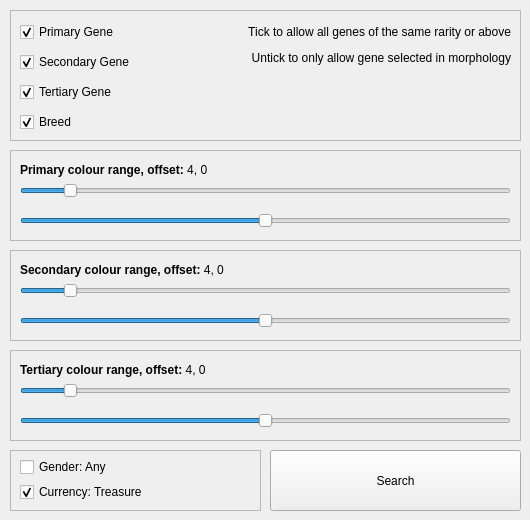
    <widget class="QWidget" name="search">
     <attribute name="title">
      <string>Search</string>
     </attribute>
     <widget class="QFrame" name="primarycoloursearchframe">
      <property name="geometry">
       <rect>
        <x>10</x>
        <y>150</y>
        <width>511</width>
        <height>91</height>
       </rect>
      </property>
      <property name="frameShape">
       <enum>QFrame::Shape::StyledPanel</enum>
      </property>
      <property name="frameShadow">
       <enum>QFrame::Shadow::Raised</enum>
      </property>
      <widget class="QLabel" name="primarycoloursearchlabel">
       <property name="geometry">
        <rect>
         <x>10</x>
         <y>10</y>
         <width>491</width>
         <height>20</height>
        </rect>
       </property>
       <property name="text">
        <string>&lt;html&gt;&lt;head/&gt;&lt;body&gt;&lt;p&gt;&lt;span style=&quot; font-weight:700;&quot;&gt;Primary colour range, offset:&lt;/span&gt; 4, 0&lt;/p&gt;&lt;/body&gt;&lt;/html&gt;</string>
       </property>
      </widget>
      <widget class="QSlider" name="primarycolourrangeslider">
       <property name="geometry">
        <rect>
         <x>10</x>
         <y>30</y>
         <width>491</width>
         <height>22</height>
        </rect>
       </property>
       <property name="maximum">
        <number>44</number>
       </property>
       <property name="value">
        <number>4</number>
       </property>
       <property name="orientation">
        <enum>Qt::Orientation::Horizontal</enum>
       </property>
       <property name="tickPosition">
        <enum>QSlider::TickPosition::NoTicks</enum>
       </property>
      </widget>
      <widget class="QSlider" name="primarycolouroffsetslider">
       <property name="geometry">
        <rect>
         <x>10</x>
         <y>60</y>
         <width>491</width>
         <height>22</height>
        </rect>
       </property>
       <property name="minimum">
        <number>0</number>
       </property>
       <property name="maximum">
        <number>50</number>
       </property>
       <property name="value">
        <number>25</number>
       </property>
       <property name="sliderPosition">
        <number>25</number>
       </property>
       <property name="orientation">
        <enum>Qt::Orientation::Horizontal</enum>
       </property>
       <property name="tickPosition">
        <enum>QSlider::TickPosition::NoTicks</enum>
       </property>
      </widget>
     </widget>
     <widget class="QFrame" name="checkboxframe">
      <property name="geometry">
       <rect>
        <x>10</x>
        <y>10</y>
        <width>511</width>
        <height>131</height>
       </rect>
      </property>
      <property name="frameShape">
       <enum>QFrame::Shape::StyledPanel</enum>
      </property>
      <property name="frameShadow">
       <enum>QFrame::Shadow::Raised</enum>
      </property>
      <widget class="QCheckBox" name="primarygenecheckbox">
       <property name="geometry">
        <rect>
         <x>10</x>
         <y>10</y>
         <width>241</width>
         <height>24</height>
        </rect>
       </property>
       <property name="text">
        <string>Primary Gene</string>
       </property>
       <property name="checked">
        <bool>true</bool>
       </property>
      </widget>
      <widget class="QCheckBox" name="secondarygenecheckbox">
       <property name="geometry">
        <rect>
         <x>10</x>
         <y>40</y>
         <width>241</width>
         <height>24</height>
        </rect>
       </property>
       <property name="text">
        <string>Secondary Gene</string>
       </property>
       <property name="checked">
        <bool>true</bool>
       </property>
      </widget>
      <widget class="QCheckBox" name="tertiarygenecheckbox">
       <property name="geometry">
        <rect>
         <x>10</x>
         <y>70</y>
         <width>241</width>
         <height>24</height>
        </rect>
       </property>
       <property name="text">
        <string>Tertiary Gene</string>
       </property>
       <property name="checked">
        <bool>true</bool>
       </property>
      </widget>
      <widget class="QCheckBox" name="breedcheckbox">
       <property name="geometry">
        <rect>
         <x>10</x>
         <y>100</y>
         <width>241</width>
         <height>24</height>
        </rect>
       </property>
       <property name="text">
        <string>Breed</string>
       </property>
       <property name="checked">
        <bool>true</bool>
       </property>
      </widget>
      <widget class="QLabel" name="label_7">
       <property name="geometry">
        <rect>
         <x>160</x>
         <y>10</y>
         <width>341</width>
         <height>51</height>
        </rect>
       </property>
       <property name="text">
        <string>&lt;html&gt;&lt;head/&gt;&lt;body&gt;&lt;p align=&quot;right&quot;&gt;Tick to allow all genes of the same rarity or above&lt;/p&gt;&lt;p align=&quot;right&quot;&gt;Untick to only allow gene selected in morphology&lt;/p&gt;&lt;/body&gt;&lt;/html&gt;</string>
       </property>
       <property name="wordWrap">
        <bool>true</bool>
       </property>
      </widget>
     </widget>
     <widget class="QPushButton" name="pushButton">
      <property name="geometry">
       <rect>
        <x>270</x>
        <y>450</y>
        <width>251</width>
        <height>61</height>
       </rect>
      </property>
      <property name="text">
       <string>Search</string>
      </property>
     </widget>
     <widget class="QFrame" name="secondarycoloursearchframe">
      <property name="geometry">
       <rect>
        <x>10</x>
        <y>250</y>
        <width>511</width>
        <height>91</height>
       </rect>
      </property>
      <property name="frameShape">
       <enum>QFrame::Shape::StyledPanel</enum>
      </property>
      <property name="frameShadow">
       <enum>QFrame::Shadow::Raised</enum>
      </property>
      <widget class="QLabel" name="secondarycoloursearchlabel">
       <property name="geometry">
        <rect>
         <x>10</x>
         <y>10</y>
         <width>491</width>
         <height>20</height>
        </rect>
       </property>
       <property name="text">
        <string>&lt;html&gt;&lt;head/&gt;&lt;body&gt;&lt;p&gt;&lt;span style=&quot; font-weight:700;&quot;&gt;Secondary colour range, offset:&lt;/span&gt; 4, 0&lt;/p&gt;&lt;/body&gt;&lt;/html&gt;</string>
       </property>
      </widget>
      <widget class="QSlider" name="secondarycolourrangeslider">
       <property name="geometry">
        <rect>
         <x>10</x>
         <y>30</y>
         <width>491</width>
         <height>22</height>
        </rect>
       </property>
       <property name="maximum">
        <number>44</number>
       </property>
       <property name="value">
        <number>4</number>
       </property>
       <property name="orientation">
        <enum>Qt::Orientation::Horizontal</enum>
       </property>
       <property name="tickPosition">
        <enum>QSlider::TickPosition::NoTicks</enum>
       </property>
      </widget>
      <widget class="QSlider" name="secondarycolouroffsetslider">
       <property name="geometry">
        <rect>
         <x>10</x>
         <y>60</y>
         <width>491</width>
         <height>22</height>
        </rect>
       </property>
       <property name="minimum">
        <number>0</number>
       </property>
       <property name="maximum">
        <number>50</number>
       </property>
       <property name="value">
        <number>25</number>
       </property>
       <property name="sliderPosition">
        <number>25</number>
       </property>
       <property name="orientation">
        <enum>Qt::Orientation::Horizontal</enum>
       </property>
       <property name="tickPosition">
        <enum>QSlider::TickPosition::NoTicks</enum>
       </property>
      </widget>
     </widget>
     <widget class="QFrame" name="tertiarycoloursearchframe">
      <property name="geometry">
       <rect>
        <x>10</x>
        <y>350</y>
        <width>511</width>
        <height>91</height>
       </rect>
      </property>
      <property name="frameShape">
       <enum>QFrame::Shape::StyledPanel</enum>
      </property>
      <property name="frameShadow">
       <enum>QFrame::Shadow::Raised</enum>
      </property>
      <widget class="QLabel" name="tertiarycoloursearchlabel">
       <property name="geometry">
        <rect>
         <x>10</x>
         <y>10</y>
         <width>491</width>
         <height>20</height>
        </rect>
       </property>
       <property name="text">
        <string>&lt;html&gt;&lt;head/&gt;&lt;body&gt;&lt;p&gt;&lt;span style=&quot; font-weight:700;&quot;&gt;Tertiary colour range, offset:&lt;/span&gt; 4, 0&lt;/p&gt;&lt;/body&gt;&lt;/html&gt;</string>
       </property>
      </widget>
      <widget class="QSlider" name="tertiarycolourrangeslider">
       <property name="geometry">
        <rect>
         <x>10</x>
         <y>30</y>
         <width>491</width>
         <height>22</height>
        </rect>
       </property>
       <property name="maximum">
        <number>44</number>
       </property>
       <property name="value">
        <number>4</number>
       </property>
       <property name="orientation">
        <enum>Qt::Orientation::Horizontal</enum>
       </property>
       <property name="tickPosition">
        <enum>QSlider::TickPosition::NoTicks</enum>
       </property>
      </widget>
      <widget class="QSlider" name="tertiarycolouroffsetslider">
       <property name="geometry">
        <rect>
         <x>10</x>
         <y>60</y>
         <width>491</width>
         <height>22</height>
        </rect>
       </property>
       <property name="minimum">
        <number>0</number>
       </property>
       <property name="maximum">
        <number>50</number>
       </property>
       <property name="value">
        <number>25</number>
       </property>
       <property name="sliderPosition">
        <number>25</number>
       </property>
       <property name="orientation">
        <enum>Qt::Orientation::Horizontal</enum>
       </property>
       <property name="tickPosition">
        <enum>QSlider::TickPosition::NoTicks</enum>
       </property>
      </widget>
     </widget>
     <widget class="QFrame" name="frame">
      <property name="geometry">
       <rect>
        <x>10</x>
        <y>450</y>
        <width>251</width>
        <height>61</height>
       </rect>
      </property>
      <property name="frameShape">
       <enum>QFrame::Shape::StyledPanel</enum>
      </property>
      <property name="frameShadow">
       <enum>QFrame::Shadow::Raised</enum>
      </property>
      <widget class="QCheckBox" name="currencycheckbox">
       <property name="geometry">
        <rect>
         <x>10</x>
         <y>30</y>
         <width>211</width>
         <height>24</height>
        </rect>
       </property>
       <property name="text">
        <string>Currency: Treasure</string>
       </property>
       <property name="checked">
        <bool>true</bool>
       </property>
       <property name="tristate">
        <bool>true</bool>
       </property>
      </widget>
      <widget class="QCheckBox" name="gendercheckbox">
       <property name="geometry">
        <rect>
         <x>10</x>
         <y>5</y>
         <width>211</width>
         <height>24</height>
        </rect>
       </property>
       <property name="text">
        <string>Gender: Any</string>
       </property>
       <property name="tristate">
        <bool>true</bool>
       </property>
      </widget>
     </widget>
    </widget>
